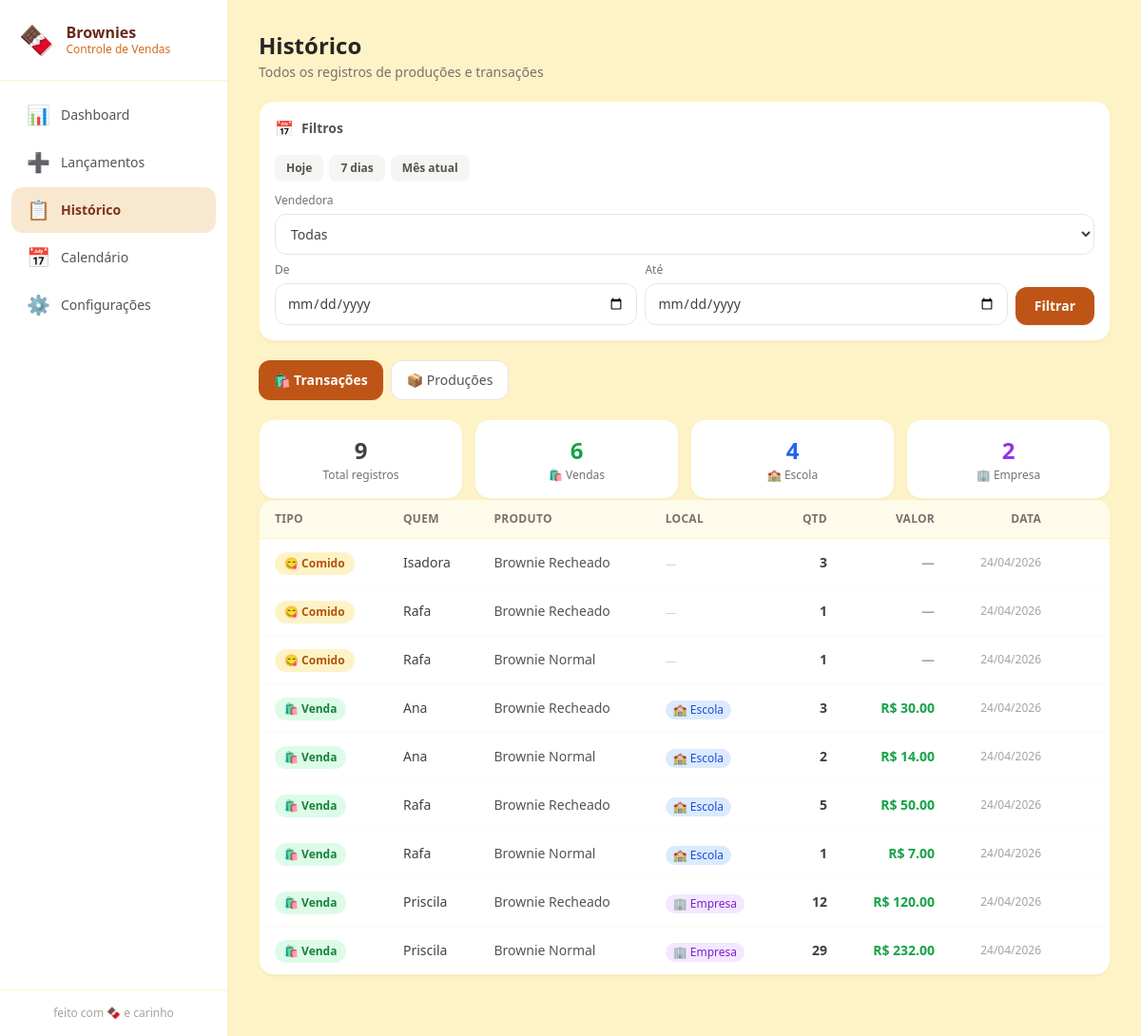
The page /historico on the database its author committed.
### app.py (models this page shows)
class Transacao(db.Model):
    id = db.Column(db.Integer, primary_key=True)
    tipo = db.Column(db.String(20), nullable=False)
    vendedora_id = db.Column(db.Integer, db.ForeignKey('vendedora.id'), nullable=False)
    produto_id = db.Column(db.Integer, db.ForeignKey('produto.id'), nullable=False)
    quantidade = db.Column(db.Integer, nullable=False)
    local = db.Column(db.String(20))
    preco_unitario = db.Column(db.Float, default=0.0)
    data = db.Column(db.Date, default=date.today)
    observacao = db.Column(db.String(200))
    criado_em = db.Column(db.DateTime, default=datetime.utcnow)
    vendedora = db.relationship('Vendedora', backref='transacoes')
    produto = db.relationship('Produto', backref='transacoes')

class Vendedora(db.Model):
    id = db.Column(db.Integer, primary_key=True)
    nome = db.Column(db.String(100), nullable=False)
    ativo = db.Column(db.Boolean, default=True)
    tem_comissao = db.Column(db.Boolean, default=True)
    comissao_escola = db.Column(db.Float, nullable=True)   # None = usa valor do produto
    comissao_empresa = db.Column(db.Float, nullable=True)  # None = usa valor do produto

class Produto(db.Model):
    id = db.Column(db.Integer, primary_key=True)
    nome = db.Column(db.String(100), nullable=False)
    preco_escola = db.Column(db.Float, default=0.0)
    preco_empresa = db.Column(db.Float, default=0.0)
    custo = db.Column(db.Float, default=0.0)
    comissao_escola = db.Column(db.Float, default=0.0)
    comissao_empresa = db.Column(db.Float, default=0.0)

### app.py (the view)
@app.route('/historico')
def historico():
    ini_str = request.args.get('data_inicio', '').strip()
    fim_str = request.args.get('data_fim', '').strip()
    data_inicio, data_fim = _parse_datas(ini_str, fim_str)
    ini_str = data_inicio.isoformat() if data_inicio else ''
    fim_str = data_fim.isoformat() if data_fim else ''
    vid_str = request.args.get('vendedora_id', '').strip()
    vendedora_id = int(vid_str) if vid_str.isdigit() else None
    lotes_q = Lote.query.order_by(Lote.criado_em.desc())
    transacoes_q = Transacao.query.order_by(Transacao.criado_em.desc())
    if data_inicio:
        lotes_q = lotes_q.filter(Lote.data >= data_inicio)
        transacoes_q = transacoes_q.filter(Transacao.data >= data_inicio)
    if data_fim:
        lotes_q = lotes_q.filter(Lote.data <= data_fim)
        transacoes_q = transacoes_q.filter(Transacao.data <= data_fim)
    if vendedora_id:
        transacoes_q = transacoes_q.filter(Transacao.vendedora_id == vendedora_id)
    return render_template('historico.html',
                           lotes=lotes_q.all(),
                           transacoes=transacoes_q.all(),
                           vendedoras=Vendedora.query.filter_by(ativo=True).all(),
                           vendedora_id=vendedora_id,
                           data_inicio=ini_str,
                           data_fim=fim_str,
                           data_inicio_dt=data_inicio,
                           data_fim_dt=data_fim)

### app.py (called while the page is built)
def _parse_datas(ini_str, fim_str):
    try:
        ini = date.fromisoformat(ini_str) if ini_str else None
    except ValueError:
        ini = None
    try:
        fim = date.fromisoformat(fim_str) if fim_str else None
    except ValueError:
        fim = None
    return ini, fim

### templates/historico.html (shortened to what this page needs)
{% extends "base.html" %}
{% block content %}
<div class="space-y-5">
  <div class="hidden md:block">
    <h2 class="text-2xl font-bold text-stone-800">Histórico</h2>
    <p class="text-stone-500 text-sm mt-0.5">Todos os registros de produções e transações</p>
  </div>
  {% include '_filtro.html' %}
  <div class="flex gap-2">
    <button onclick="showSection('transacoes')" id="btn-transacoes"
      class="px-4 py-2.5 rounded-xl text-sm font-semibold bg-choco-600 text-white transition-all shadow-sm">
      🛍️ Transações
    </button>
    <button onclick="showSection('lotes')" id="btn-lotes"
      class="px-4 py-2.5 rounded-xl text-sm font-medium bg-white text-stone-600 border border-stone-200 hover:bg-choco-50 hover:text-choco-700 transition-all">
      📦 Produções
    </button>
  </div>
  <div id="section-transacoes">
    {% if transacoes %}
    {% set total_vendas = transacoes | selectattr('tipo', 'eq', 'venda') | list %}
    {% set total_comidos = transacoes | selectattr('tipo', 'eq', 'comido') | list %}
    {% set vendas_escola = total_vendas | selectattr('local', 'eq', 'escola') | list %}
    {% set vendas_empresa = total_vendas | selectattr('local', 'eq', 'empresa') | list %}
    <div class="grid grid-cols-2 md:grid-cols-4 gap-3">
      <div class="bg-white rounded-2xl p-4 shadow-sm border border-amber-100 text-center">
        <p class="text-2xl font-bold text-stone-700">{{ transacoes | length }}</p>
        <p class="text-xs text-stone-500 mt-0.5">Total registros</p>
      </div>
      <div class="bg-white rounded-2xl p-4 shadow-sm border border-amber-100 text-center">
        <p class="text-2xl font-bold text-green-600">{{ total_vendas | length }}</p>
        <p class="text-xs text-stone-500 mt-0.5">🛍️ Vendas</p>
      </div>
      <div class="bg-white rounded-2xl p-4 shadow-sm border border-amber-100 text-center">
        <p class="text-2xl font-bold text-blue-600">{{ vendas_escola | length }}</p>
        <p class="text-xs text-stone-500 mt-0.5">🏫 Escola</p>
      </div>
      <div class="bg-white rounded-2xl p-4 shadow-sm border border-amber-100 text-center">
        <p class="text-2xl font-bold text-purple-600">{{ vendas_empresa | length }}</p>
        <p class="text-xs text-stone-500 mt-0.5">🏢 Empresa</p>
      </div>
    </div>
    <div class="hidden md:block bg-white rounded-2xl shadow-sm border border-amber-100 overflow-hidden">
      <div class="overflow-x-auto">
        <table class="w-full">
          <thead>
            <tr class="bg-amber-50 border-b border-amber-100">
              <th class="text-left px-4 py-3 text-xs font-semibold text-stone-500 uppercase tracking-wide">Tipo</th>
              <th class="text-left px-4 py-3 text-xs font-semibold text-stone-500 uppercase tracking-wide">Quem</th>
              <th class="text-left px-4 py-3 text-xs font-semibold text-stone-500 uppercase tracking-wide">Produto</th>
              <th class="text-left px-4 py-3 text-xs font-semibold text-stone-500 uppercase tracking-wide">Local</th>
              <th class="text-right px-4 py-3 text-xs font-semibold text-stone-500 uppercase tracking-wide">Qtd</th>
              <th class="text-right px-4 py-3 text-xs font-semibold text-stone-500 uppercase tracking-wide">Valor</th>
              <th class="text-right px-4 py-3 text-xs font-semibold text-stone-500 uppercase tracking-wide">Data</th>
              <th class="px-4 py-3 w-8"></th>
            </tr>
          </thead>
          <tbody class="divide-y divide-stone-50">
            {% for t in transacoes %}
            <tr class="hover:bg-amber-50/40 transition-colors group">
              <td class="px-4 py-3">
                <span class="inline-flex items-center gap-1 px-2.5 py-1 rounded-full text-xs font-semibold
                  {% if t.tipo == 'venda' %}bg-green-100 text-green-700{% else %}bg-amber-100 text-amber-700{% endif %}">
                  {% if t.tipo == 'venda' %}🛍️ Venda{% else %}😋 Comido{% endif %}
                </span>
              </td>
              <td class="px-4 py-3 text-sm font-medium text-stone-700">{{ t.vendedora.nome }}</td>
              <td class="px-4 py-3 text-sm text-stone-600">{{ t.produto.nome }}</td>
              <td class="px-4 py-3">
                {% if t.local == 'escola' %}
                <span class="inline-flex items-center gap-1 bg-blue-100 text-blue-700 text-xs px-2 py-0.5 rounded-full font-medium">🏫 Escola</span>
                {% elif t.local == 'empresa' %}
                <span class="inline-flex items-center gap-1 bg-purple-100 text-purple-700 text-xs px-2 py-0.5 rounded-full font-medium">🏢 Empresa</span>
                {% else %}
                <span class="text-stone-300 text-xs">—</span>
                {% endif %}
              </td>
              <td class="px-4 py-3 text-sm font-semibold text-stone-700 text-right">{{ t.quantidade }}</td>
              <td class="px-4 py-3 text-sm font-semibold text-right
                {% if t.tipo == 'venda' %}text-green-600{% else %}text-stone-400{% endif %}">
                {% if t.tipo == 'venda' %}R$ {{ "%.2f"|format(t.quantidade * (t.preco_unitario or 0)) }}{% else %}—{% endif %}
              </td>
              <td class="px-4 py-3 text-xs text-stone-400 text-right whitespace-nowrap">
                {{ t.data.strftime('%d/%m/%Y') }}
              </td>
              <td class="px-4 py-3 text-right">
                <form method="POST" action="/deletar/transacao/{{ t.id }}"
                  onsubmit="return confirm('Remover este registro?\n\n{{ t.vendedora.nome }} · {{ t.quantidade }}x {{ t.produto.nome }}')">
                </form>
              </td>
            </tr>
            {% endfor %}
          </tbody>
        </table>
      </div>
    </div>
    {% endif %}
  </div>
</div>
{% endblock %}

### templates/base.html (style rules this page uses)
body { font-family: system-ui, -apple-system, sans-serif; }

### rows shown on the page
Transacao: tipo "😋 Comido", vendedora.nome "Isadora", produto.nome "Brownie Recheado", quantidade "3", data "24/04/2026"
Transacao: tipo "😋 Comido", vendedora.nome "Rafa", produto.nome "Brownie Recheado", quantidade "1", data "24/04/2026"
Transacao: tipo "😋 Comido", vendedora.nome "Rafa", produto.nome "Brownie Normal", quantidade "1", data "24/04/2026"
Transacao: tipo "🛍️ Venda", vendedora.nome "Ana", produto.nome "Brownie Recheado", local "🏫 Escola", quantidade "3", t.quantidade*(t.preco_unitarioor0) "30.00", data "24/04/2026"
Transacao: tipo "🛍️ Venda", vendedora.nome "Ana", produto.nome "Brownie Normal", local "🏫 Escola", quantidade "2", t.quantidade*(t.preco_unitarioor0) "14.00", data "24/04/2026"
Transacao: tipo "🛍️ Venda", vendedora.nome "Rafa", produto.nome "Brownie Recheado", local "🏫 Escola", quantidade "5", t.quantidade*(t.preco_unitarioor0) "50.00", data "24/04/2026"
Transacao: tipo "🛍️ Venda", vendedora.nome "Rafa", produto.nome "Brownie Normal", local "🏫 Escola", quantidade "1", t.quantidade*(t.preco_unitarioor0) "7.00", data "24/04/2026"
Transacao: tipo "🛍️ Venda", vendedora.nome "Priscila", produto.nome "Brownie Recheado", local "🏢 Empresa", quantidade "12", t.quantidade*(t.preco_unitarioor0) "120.00", data "24/04/2026"
Transacao: tipo "🛍️ Venda", vendedora.nome "Priscila", produto.nome "Brownie Normal", local "🏢 Empresa", quantidade "29", t.quantidade*(t.preco_unitarioor0) "232.00", data "24/04/2026"

### other values the page prints
{{ transacoes | length }} "9"
{{ total_vendas | length }} "6"
{{ vendas_escola | length }} "4"
{{ vendas_empresa | length }} "2"
